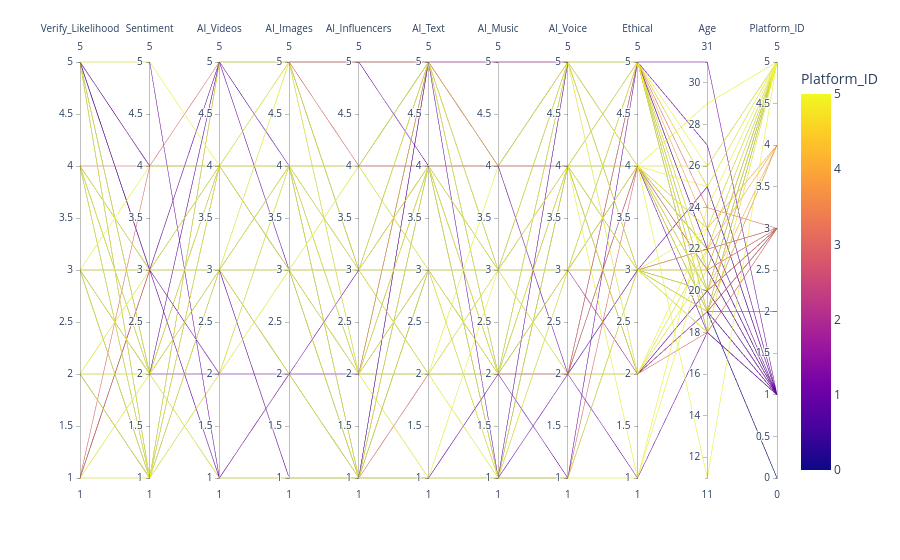

Notebook source saved alongside this figure:
### Markdown cell above
### **8. Parellel Coordinates Plot for each social media platform**

### Code cell
filtered_df = df[df['Platform'].isin(top_platforms)]
filtered_df["Platform_ID"] = filtered_df['Platform'].astype("category").cat.codes
fig = px.parallel_coordinates(data_frame=filtered_df, color = "Platform_ID")
fig.show()

### Figure 1 — Plotly figure (JSON) as saved in the notebook; plotly's stock layout.template omitted (floating-point values rounded to 4 significant figures; data arrays with more than 128 entries replaced by an {"elided": "..."} marker saying what was removed)
{"data": [{"dimensions": [{"label": "Verify_Likelihood", "values": {"elided": "144 float values"}}, {"label": "Sentiment", "values": {"elided": "144 float values"}}, {"label": "AI_Videos", "values": {"elided": "144 int values"}}, {"label": "AI_Images", "values": {"elided": "144 int values"}}, {"label": "AI_Influencers", "values": {"elided": "144 int values"}}, {"label": "AI_Text", "values": {"elided": "144 int values"}}, {"label": "AI_Music", "values": {"elided": "144 int values"}}, {"label": "AI_Voice", "values": {"elided": "144 int values"}}, {"label": "Ethical", "values": {"elided": "144 float values"}}, {"label": "Age", "values": {"elided": "144 int values"}}, {"label": "Platform_ID", "values": {"elided": "144 int values"}}], "domain": {"x": [0, 1], "y": [0, 1]}, "line": {"color": {"elided": "144 int values"}, "coloraxis": "coloraxis"}, "name": "", "type": "parcoords"}], "layout": {"coloraxis": {"colorbar": {"title": {"text": "Platform_ID"}}, "colorscale": [[0, "#0d0887"], [0.1111, "#46039f"], [0.2222, "#7201a8"], [0.3333, "#9c179e"], [0.4444, "#bd3786"], [0.5556, "#d8576b"], [0.6667, "#ed7953"], [0.7778, "#fb9f3a"], [0.8889, "#fdca26"], [1, "#f0f921"]]}, "legend": {"tracegroupgap": 0}, "margin": {"t": 60}}}
